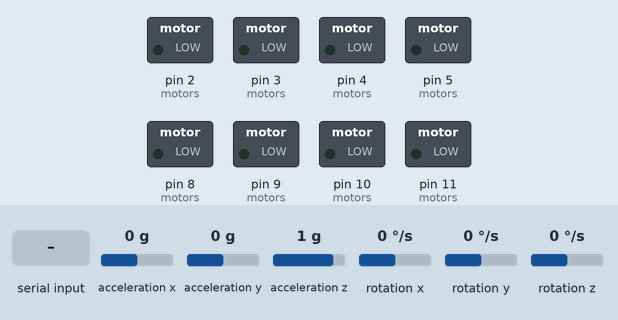
Recording of a sketch running on a simulated Arduino Uno, built with avr-gcc and run on an emulated ATmega328P. On the bench: switched loads named in the sketch (green lamp = pin HIGH). The inputs (shaded band) are chosen by the test bench; at power-on: acceleration x 0 g, acceleration y 0 g, acceleration z 1 g, rotation x 0 °/s, rotation y 0 °/s, rotation z 0 °/s. What the sketch prints to the serial monitor is not drawn.

Above: at 1.3 s.
1.4 s: "90,45,200,10\n" received over Serial
At 2.1 s:
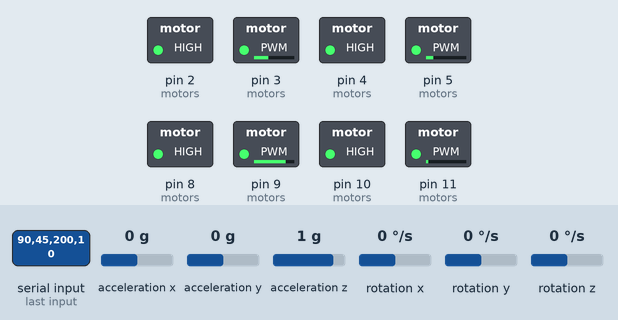
2.9 s: "90,45\n" received over Serial
Timing chart, 0 to 5.9 s (numbered marks = the images above; inputs shaded):
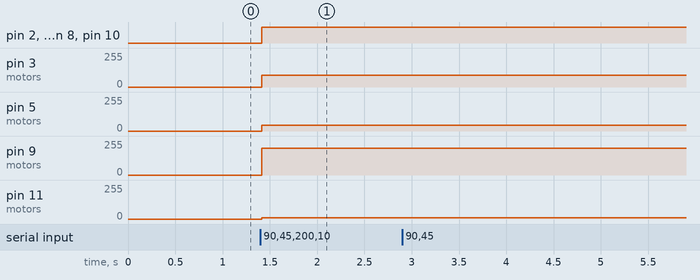

Measured:
- after the input at 1.4 s, pin 2 (motors), pin 4 (motors), pin 8 (motors), pin 10 (motors): LOW → HIGH at once; pin 3 (motors): 0/255 → 90/255 at once; pin 5 (motors): 0/255 → 45/255 at once; pin 9 (motors): 0/255 → 200/255 at once; pin 11 (motors): 0/255 → 10/255 at once
- after the input at 2.9 s, every drawn part: stays the same

The sketch:

jetbot_imu_v2.1.ino
```cpp
/*
 * Enhanced 4-Wheel Mecanum Drive Controller with MPU6050 Drift Correction
 *
 * This firmware provides precise control of a mecanum-wheel robot with
 * closed-loop drift correction using an MPU6050 IMU sensor.
 *
 * Features:
 * - Robust serial command parsing
 * - MPU6050-based straight-line drift correction
 * - Comprehensive error handling and status reporting
 * - Configurable PID control for motion correction
 * - Modular, maintainable code architecture
 *
 * Hardware Configuration:
 * - Arduino connected to two RMCS-2305 dual motor drivers
 * - Motors connected as follows:
 *   - Front Left:  DIR pin 2, PWM pin 3
 *   - Front Right: DIR pin 4, PWM pin 5
 *   - Rear Left:   DIR pin 8, PWM pin 9
 *   - Rear Right:  DIR pin 10, PWM pin 11
 * - MPU6050 connected via I2C (SDA = A4, SCL = A5)
 *
 * Version: 2.1
 */

#include <Arduino.h>
#include <Wire.h>
#include "MPU6050.h"

// =================== Configuration Constants =================== //
#define DEBUG_LEVEL 1        // 0=Off, 1=Basic, 2=Verbose
#define STATUS_INTERVAL 500  // Status message interval in ms (when DEBUG_LEVEL >= 2)

const unsigned long BAUD_RATE = 9600;
const uint8_t CMD_BUFFER_SIZE = 64;
const int16_t PWM_MAX = 255;
const uint8_t NUM_MOTORS = 4;
const float YAW_RATE_THRESHOLD = 0.5;  // Degrees/sec threshold to ignore noise
const int16_t MAX_CORRECTION = 50;     // Maximum correction value

// =================== Type Definitions =================== //
struct Motor {
  uint8_t dirPin;  // Direction control pin
  uint8_t pwmPin;  // PWM speed control pin
  int16_t speed;   // Current speed (-255 to 255)
};

enum MotorPosition {
  FRONT_LEFT = 0,
  FRONT_RIGHT = 1,
  REAR_LEFT = 2,
  REAR_RIGHT = 3
};

struct SystemState {
  bool mpuInitialized;
  bool straightDriveActive;
  unsigned long lastStatusTime;
  unsigned long lastUpdateTime;
};

struct PIDController {
  float kp;           // Proportional gain
  float ki;           // Integral gain
  float kd;           // Derivative gain
  float setpoint;     // Target value (0 for straight line)
  float integral;     // Accumulated error
  float lastError;    // Previous error for derivative calculation
  float maxIntegral;  // Anti-windup limit
};

// =================== Global Variables =================== //
Motor motors[NUM_MOTORS] = {
  { 2, 3, 0 },   // Front Left
  { 4, 5, 0 },   // Front Right
  { 8, 9, 0 },   // Rear Left
  { 10, 11, 0 }  // Rear Right
};

MPU6050 mpu;
const int16_t GYRO_OFFSET[3] = { 21, 1, 1 };           // Calibration values
const int16_t ACCEL_OFFSET[3] = { -1459, 555, 5329 };

float yawAngle = 0.0;
int16_t baseMotorSpeeds[NUM_MOTORS] = { 0 };

PIDController pidController = {
  0.5,   // kp
  0.02,  // ki
  0.1,   // kd
  0.0,   // setpoint (0 deg for straight line)
  0.0,   // integral
  0.0,   // lastError
  20.0   // maxIntegral
};

SystemState state = {
  false,  // mpuInitialized
  false,  // straightDriveActive
  0,      // lastStatusTime
  0       // lastUpdateTime
};

char cmdBuffer[CMD_BUFFER_SIZE];
uint8_t cmdIndex = 0;

// =================== Helper Functions =================== //
bool checkSpeeds(const int16_t speeds[NUM_MOTORS], bool &allEqual, bool &allZero) {
  allEqual = true;
  allZero = true;
  for (uint8_t i = 0; i < NUM_MOTORS; i++) {
    if (speeds[i] != speeds[0]) allEqual = false;
    if (speeds[i] != 0) allZero = false;
  }
  return true;
}

unsigned long getDeltaTime(unsigned long &lastTime) {
  unsigned long currentTime = millis();
  unsigned long delta = currentTime - lastTime;
  lastTime = currentTime;
  // Return delta in milliseconds; caller can convert to seconds if needed.
  return delta;
}

// =================== Function Prototypes =================== //
void initializeMotors();
bool initializeMPU();
void processSerialCommands();
bool parseMotorCommand(const char* cmd, int16_t speeds[NUM_MOTORS]);
void sendStatusMessage(const __FlashStringHelper* message, uint8_t level = 1);
void sendStatusMessage(const char* message, uint8_t level = 1);
void setMotorSpeeds(const int16_t speeds[NUM_MOTORS]);
void setMotorSpeed(uint8_t index, int16_t speed);
void stopAllMotors();
void updateIMUData();
void applyStraightLineDriftCorrection();
float calculatePIDCorrection(float currentValue);

// =================== Setup & Main Loop =================== //
void setup() {
  Serial.begin(BAUD_RATE);
  while (!Serial && millis() < 3000) {} // Wait for serial connection

  initializeMotors();
  Wire.begin();
  if (initializeMPU()) {
    sendStatusMessage(F("MPU6050 initialized successfully"), 1);
    state.mpuInitialized = true;
  } else {
    sendStatusMessage(F("WARNING: MPU6050 initialization failed"), 1);
    state.mpuInitialized = false;
  }
  state.lastUpdateTime = millis();
  sendStatusMessage(F("Mecanum controller initialized"), 1);
}

void loop() {
  processSerialCommands();

  if (state.mpuInitialized) {
    updateIMUData();
    if (state.straightDriveActive) {
      applyStraightLineDriftCorrection();
    }
    if (DEBUG_LEVEL >= 2 && (millis() - state.lastStatusTime >= STATUS_INTERVAL)) {
      if (state.straightDriveActive) {
        char statusMsg[64];
        snprintf(statusMsg, sizeof(statusMsg), "Yaw: %.2f deg, Straight-drive active", yawAngle);
        sendStatusMessage(statusMsg, 2);
      }
      state.lastStatusTime = millis();
    }
  }
}

// =================== Function Implementations =================== //

void initializeMotors() {
  for (uint8_t i = 0; i < NUM_MOTORS; i++) {
    pinMode(motors[i].dirPin, OUTPUT);
    pinMode(motors[i].pwmPin, OUTPUT);
    motors[i].speed = 0;
    digitalWrite(motors[i].dirPin, LOW);
    analogWrite(motors[i].pwmPin, 0);
  }
}

bool initializeMPU() {
  for (uint8_t attempt = 0; attempt < 3; attempt++) {
    sendStatusMessage(F("Initializing MPU6050..."), 2);
    mpu.initialize();
    if (!mpu.testConnection()) {
      sendStatusMessage(F("MPU6050 connection failed, retrying..."), 1);
      delay(500);
      continue;
    }
    mpu.setXGyroOffset(GYRO_OFFSET[0]);
    mpu.setYGyroOffset(GYRO_OFFSET[1]);
    mpu.setZGyroOffset(GYRO_OFFSET[2]);
    mpu.setXAccelOffset(ACCEL_OFFSET[0]);
    mpu.setYAccelOffset(ACCEL_OFFSET[1]);
    mpu.setZAccelOffset(ACCEL_OFFSET[2]);
    delay(100);
    return true;
  }
  return false;
}

void processSerialCommands() {
  while (Serial.available() > 0) {
    char c = Serial.read();
    if (c == '\n' || c == '\r') {
      if (cmdIndex > 0) {
        cmdBuffer[cmdIndex] = '\0';
        int16_t speeds[NUM_MOTORS] = { 0 };
        if (parseMotorCommand(cmdBuffer, speeds)) {
          bool allEqual, allZero;
          checkSpeeds(speeds, allEqual, allZero);
          if (allZero) {
            state.straightDriveActive = false;
            stopAllMotors();
            sendStatusMessage(F("Motors stopped"), 1);
          } else if (allEqual) {
            yawAngle = 0.0;
            pidController.integral = 0.0;
            pidController.lastError = 0.0;
            for (uint8_t i = 0; i < NUM_MOTORS; i++) {
              baseMotorSpeeds[i] = speeds[i];
            }
            setMotorSpeeds(speeds);
            state.straightDriveActive = true;
            sendStatusMessage(F("Straight-drive mode activated"), 1);
          } else {
            state.straightDriveActive = false;
            setMotorSpeeds(speeds);
            sendStatusMessage(F("Normal drive command executed"), 2);
          }
        } else {
          sendStatusMessage(F("Error: Invalid command format"), 1);
        }
        cmdIndex = 0;
      }
    } else if (cmdIndex < CMD_BUFFER_SIZE - 1) {
      cmdBuffer[cmdIndex++] = c;
    } else {
      sendStatusMessage(F("Error: Command buffer overflow"), 1);
      cmdIndex = 0;
    }
  }
}

bool parseMotorCommand(const char* cmd, int16_t speeds[NUM_MOTORS]) {
  int fields = sscanf(cmd, "%d,%d,%d,%d",
                      &speeds[0], &speeds[1], &speeds[2], &speeds[3]);
  return (fields == NUM_MOTORS);
}

void sendStatusMessage(const __FlashStringHelper* message, uint8_t level) {
  if (DEBUG_LEVEL >= level) {
    Serial.println(message);
  }
}

void sendStatusMessage(const char* message, uint8_t level) {
  if (DEBUG_LEVEL >= level) {
    Serial.println(message);
  }
}

void setMotorSpeeds(const int16_t speeds[NUM_MOTORS]) {
  for (uint8_t i = 0; i < NUM_MOTORS; i++) {
    setMotorSpeed(i, speeds[i]);
  }
}

void setMotorSpeed(uint8_t index, int16_t speed) {
  if (index >= NUM_MOTORS) return;
  speed = constrain(speed, -PWM_MAX, PWM_MAX);
  motors[index].speed = speed;
  digitalWrite(motors[index].dirPin, (speed >= 0) ? HIGH : LOW);
  analogWrite(motors[index].pwmPin, abs(speed));
}

void stopAllMotors() {
  int16_t zeroSpeeds[NUM_MOTORS] = { 0 };
  setMotorSpeeds(zeroSpeeds);
}

void updateIMUData() {
  int16_t ax, ay, az, gx, gy, gz;
  if (!state.mpuInitialized) return;
  mpu.getMotion6(&ax, &ay, &az, &gx, &gy, &gz);

  float deltaTime = getDeltaTime(state.lastUpdateTime) / 1000.0f;
  if (deltaTime < 0.001f) return;

  float yawRate = gz / 131.0f;
  if (fabs(yawRate) < YAW_RATE_THRESHOLD) {
    yawRate = 0.0f;
  }

  yawAngle += yawRate * deltaTime;
  while (yawAngle > 180.0f) yawAngle -= 360.0f;
  while (yawAngle < -180.0f) yawAngle += 360.0f;

  if (DEBUG_LEVEL >= 2 && (millis() - state.lastStatusTime >= STATUS_INTERVAL)) {
    char buffer[64];
    char yawRateStr[8], yawAngleStr[8];
    dtostrf(yawRate, 5, 2, yawRateStr);
    dtostrf(yawAngle, 5, 2, yawAngleStr);
    snprintf(buffer, sizeof(buffer), "YawRate: %s deg/s, Yaw: %s deg", yawRateStr, yawAngleStr);
    sendStatusMessage(buffer, 2);
  }
}

void applyStraightLineDriftCorrection() {
  float correction = calculatePIDCorrection(yawAngle);
  bool isForward = (baseMotorSpeeds[FRONT_LEFT] > 0);
  int16_t correctedSpeeds[NUM_MOTORS];

  if (isForward) {
    correctedSpeeds[FRONT_LEFT] = baseMotorSpeeds[FRONT_LEFT] - correction;
    correctedSpeeds[REAR_LEFT]  = baseMotorSpeeds[REAR_LEFT]  - correction;
    correctedSpeeds[FRONT_RIGHT]= baseMotorSpeeds[FRONT_RIGHT] + correction;
    correctedSpeeds[REAR_RIGHT] = baseMotorSpeeds[REAR_RIGHT] + correction;
  } else {
    correctedSpeeds[FRONT_LEFT] = baseMotorSpeeds[FRONT_LEFT] + correction;
    correctedSpeeds[REAR_LEFT]  = baseMotorSpeeds[REAR_LEFT]  + correction;
    correctedSpeeds[FRONT_RIGHT]= baseMotorSpeeds[FRONT_RIGHT] - correction;
    correctedSpeeds[REAR_RIGHT] = baseMotorSpeeds[REAR_RIGHT] - correction;
  }

  setMotorSpeeds(correctedSpeeds);

  if (DEBUG_LEVEL >= 2 && (millis() - state.lastStatusTime >= STATUS_INTERVAL)) {
    char buffer[96];
    snprintf(buffer, sizeof(buffer),
             "Yaw: %.2f, Correction: %.2f, Speeds: %d,%d,%d,%d",
             yawAngle, correction,
             correctedSpeeds[0], correctedSpeeds[1],
             correctedSpeeds[2], correctedSpeeds[3]);
    sendStatusMessage(buffer, 2);
    state.lastStatusTime = millis();
  }
}

float calculatePIDCorrection(float currentValue) {
  float error = pidController.setpoint - currentValue;
  float deltaTime = (getDeltaTime(state.lastUpdateTime)) / 1000.0f;
  if (deltaTime < 0.001f) deltaTime = 0.001f;

  pidController.integral += error * deltaTime;
  pidController.integral = constrain(pidController.integral,
                                     -pidController.maxIntegral,
                                     pidController.maxIntegral);

  float derivative = (error - pidController.lastError) / deltaTime;
  pidController.lastError = error;

  float correction = (pidController.kp * error) +
                     (pidController.ki * pidController.integral) +
                     (pidController.kd * derivative);

  return constrain(correction, -MAX_CORRECTION, MAX_CORRECTION);
}
```
